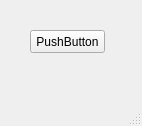
<?xml version="1.0" encoding="UTF-8"?>
<ui version="4.0">
 <class>MainWindow</class>
 <widget class="QMainWindow" name="MainWindow">
  <property name="geometry">
   <rect>
    <x>0</x>
    <y>0</y>
    <width>142</width>
    <height>126</height>
   </rect>
  </property>
  <property name="windowTitle">
   <string>MainWindow</string>
  </property>
  <widget class="QWidget" name="centralwidget">
   <widget class="QPushButton" name="pushButton">
    <property name="geometry">
     <rect>
      <x>30</x>
      <y>30</y>
      <width>75</width>
      <height>23</height>
     </rect>
    </property>
    <property name="text">
     <string>PushButton</string>
    </property>
   </widget>
  </widget>
  <widget class="QMenuBar" name="menubar">
   <property name="geometry">
    <rect>
     <x>0</x>
     <y>0</y>
     <width>142</width>
     <height>21</height>
    </rect>
   </property>
  </widget>
  <widget class="QStatusBar" name="statusbar"/>
 </widget>
 <resources/>
 <connections/>
</ui>
